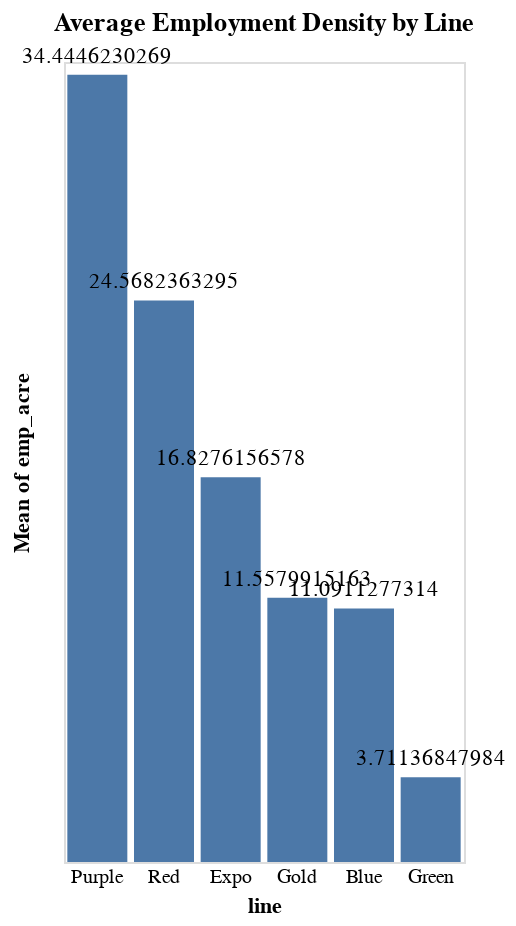

Write notebook code for a chart like this one.
### Code cell
# Title
bar=alt.Chart(all2).mark_bar().encode(
    x=alt.X(
        'line',
        sort=alt.EncodingSortField(
            field='emp_acre',
            op='mean',
            order='descending'
        )
    ), 
    y='mean(emp_acre):Q'
)
       
text=bar.mark_text(
    align='center',
    baseline='top',
    dy=-15
).encode(
    text='mean(emp_acre):Q'
)

alt.layer(bar, text).configure_view(
    strokeOpacity=0, strokeWidth=0).configure(
    countTitle=' ').configure_axis(
    grid=False, ticks=False, labelAngle=0, domainWidth=0).configure_axisY(
    labelColor='white').properties(
    height=400, width=200, title='Average Employment Density by Line')

### Figure 1 — Vega-Lite specification as saved in the notebook (floating-point values rounded to 4 significant figures; data arrays with more than 128 entries replaced by an {"elided": "..."} marker saying what was removed)
{"$schema": "https://vega.github.io/schema/vega-lite/v2.6.0.json", "config": {"axis": {"domainWidth": 0, "grid": false, "labelAngle": 0, "ticks": false}, "axisY": {"labelColor": "white"}, "countTitle": " ", "view": {"height": 300, "width": 400}}, "datasets": {"data-2fc477d0bb57be470337ebe9713fcc19": {"elided": "1072 records"}}, "height": 400, "layer": [{"data": {"name": "data-2fc477d0bb57be470337ebe9713fcc19"}, "encoding": {"x": {"field": "line", "sort": {"field": "emp_acre", "op": "mean", "order": "descending"}, "type": "nominal"}, "y": {"aggregate": "mean", "field": "emp_acre", "type": "quantitative"}}, "mark": "bar"}, {"data": {"name": "data-2fc477d0bb57be470337ebe9713fcc19"}, "encoding": {"text": {"aggregate": "mean", "field": "emp_acre", "type": "quantitative"}, "x": {"field": "line", "sort": {"field": "emp_acre", "op": "mean", "order": "descending"}, "type": "nominal"}, "y": {"aggregate": "mean", "field": "emp_acre", "type": "quantitative"}}, "mark": {"align": "center", "baseline": "top", "dy": -15, "type": "text"}}], "title": "Average Employment Density by Line", "width": 200}
